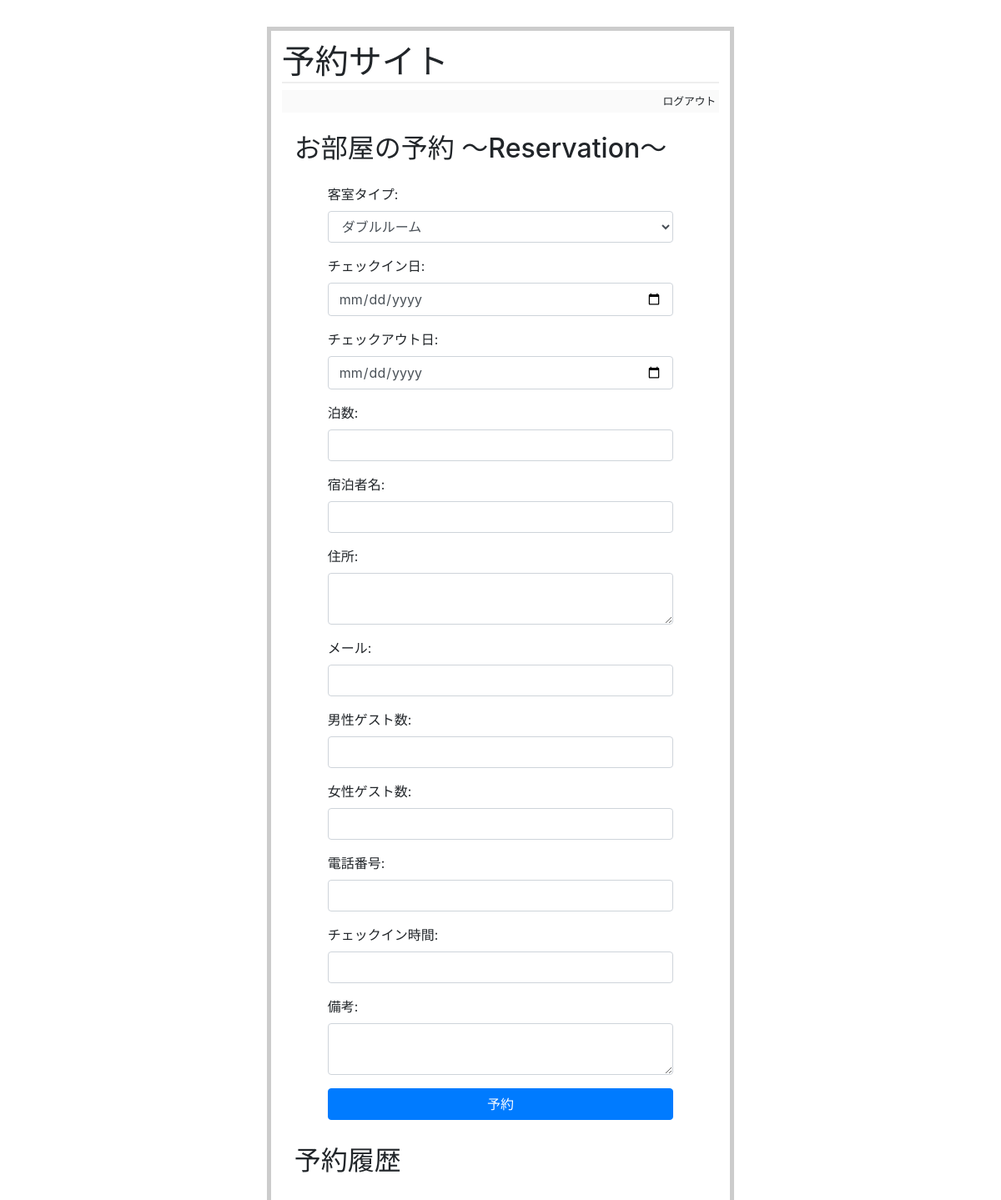
Page / (signed in) on the earlier database version.
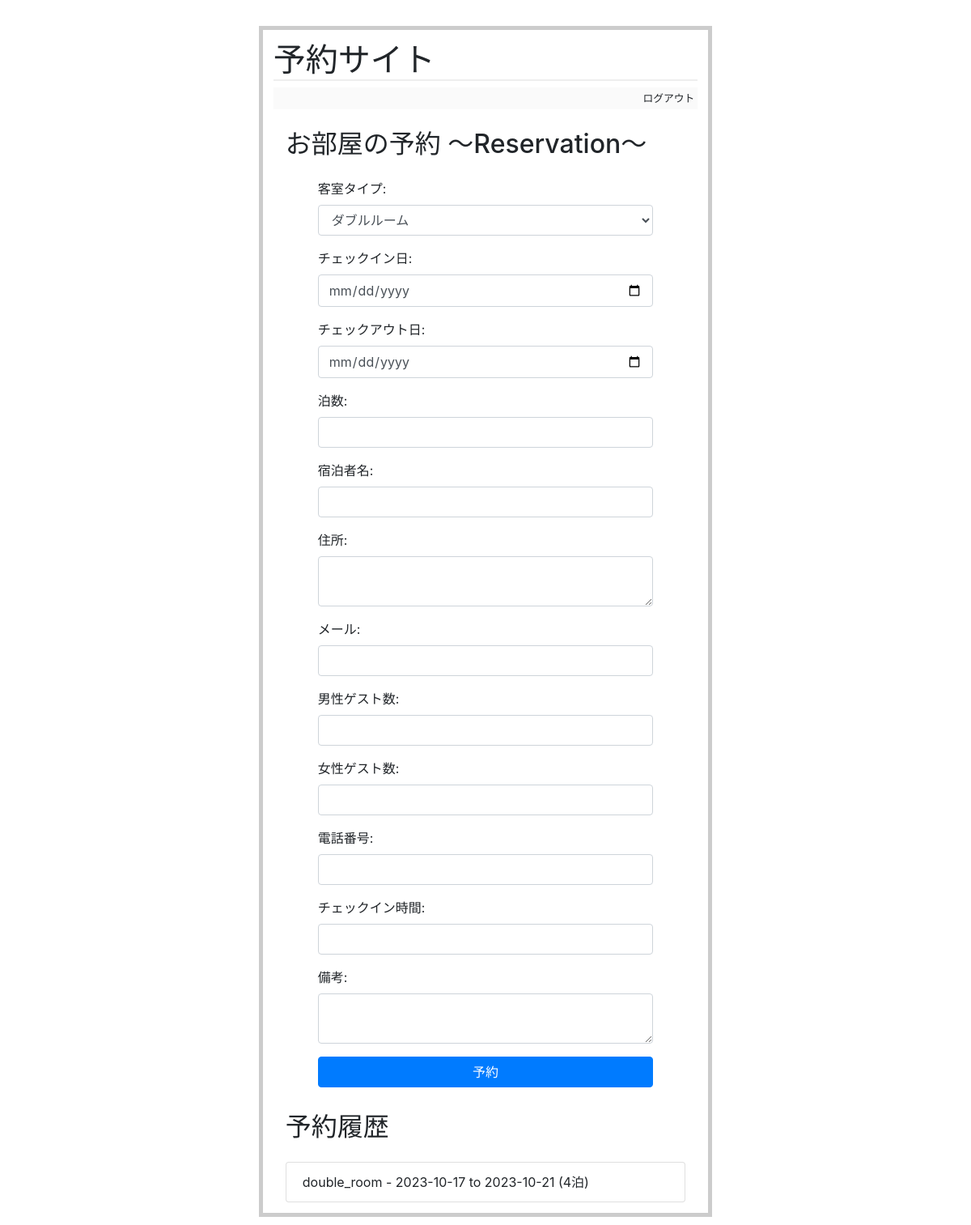
Same page on the later database version.
### db_config.py (models this page shows)
class BaseModel(Model):
    class Meta:
        database = database

class Reservation(BaseModel):
    id = AutoField()
    user = ForeignKeyField(User, backref='reservations')
    guest_name = CharField()
    address = TextField()
    email = CharField()
    male_guests = IntegerField()
    female_guests = IntegerField()
    phone_number = CharField()
    room_type = CharField(default='Double Room')
    check_in_date = DateField()
    check_out_date = DateField()
    number_of_stays = IntegerField()
    check_in_time = CharField()
    remarks = TextField()
    pub_date = DateTimeField()

### app.py (the view, shortened to what this page needs)
@app.route("/", methods=["GET", "POST"])
def index():
    reservations = (
        Reservation.select()
        .where(Reservation.user == current_user)
        .order_by(Reservation.check_in_date.desc())
    )
    return render_template("index.html", reservations=reservations)

### app.py (called while the page is built)
@login_manager.user_loader
def load_user(user_id):
    return User.get(id=int(user_id))

### db_config.py (called while the page is built)
    @property
    def is_authenticated(self):
        return True  # Or your appropriate logic here

### templates/index.html
{% extends "base.html" %}
{% block content %}
<link rel="stylesheet" href="https://maxcdn.bootstrapcdn.com/bootstrap/4.0.0/css/bootstrap.min.css">
<div class="container">
    {% if current_user.is_authenticated %}
    <h2 class="my-4">お部屋の予約 〜Reservation〜</h2>
    <form action="{{ url_for('index') }}" method="post">
        <div class="form-group">
            <label for="room_type">客室タイプ:</label>
            <select name="room_type" id="room_type" class="form-control">
                <option value="double_room">ダブルルーム</option>
            </select>
        </div>
        <div class="form-group">
            <label for="check_in_date">チェックイン日:</label>
            <input type="date" name="check_in_date" id="check_in_date" class="form-control" required>
        </div>
        <div class="form-group">
            <label for="check_out_date">チェックアウト日:</label>
            <input type="date" name="check_out_date" id="check_out_date" class="form-control" required>
        </div>
        <div class="form-group">
            <label for="number_of_stays">泊数:</label>
            <input type="number" name="number_of_stays" id="number_of_stays" class="form-control">
        </div>
        <div class="form-group">
            <label for="guest_name">宿泊者名:</label>
            <input type="text" name="guest_name" id="guest_name" class="form-control">
        </div>
        <div class="form-group">
            <label for="address">住所:</label>
            <textarea name="address" id="address" class="form-control"></textarea>
        </div>
        <div class="form-group">
            <label for="email">メール:</label>
            <input type="email" name="email" id="email" class="form-control">
        </div>
        <div class="form-group">
            <label for="male_guests">男性ゲスト数:</label>
            <input type="number" name="male_guests" id="male_guests" class="form-control">
        </div>
        <div class="form-group">
            <label for="female_guests">女性ゲスト数:</label>
            <input type="number" name="female_guests" id="female_guests" class="form-control">
        </div>
        <div class="form-group">
            <label for="phone_number">電話番号:</label>
            <input type="text" name="phone_number" id="phone_number" class="form-control">
        </div>
        <div class="form-group">
            <label for="check_in_time">チェックイン時間:</label>
            <input type="text" name="check_in_time" id="check_in_time" class="form-control">
        </div>
        <div class="form-group">
            <label for="remarks">備考:</label>
            <textarea name="remarks" id="remarks" class="form-control"></textarea>
        </div>
        <div class="form-group">
            <input type="submit" value="予約" class="btn btn-primary">
        </div>
    </form>
    <h2 class="my-4">予約履歴</h2>
    <ul class="list-group">
        {% for reservation in reservations %}
        <li class="list-group-item">
            {{ reservation.room_type }} - {{ reservation.check_in_date }} to {{ reservation.check_out_date }} ({{
            reservation.number_of_stays }}泊)
        </li>
        {% endfor %}
    </ul>
    {% endif %}
</div>
{% endblock %}

### templates/base.html (shortened to what this page needs)
<!doctype html>
<html lang="ja">
<head>
    <link rel=stylesheet type=text/css href="{{ url_for('static', filename='style.css') }}">
</head>
<body>
    <div class="page">
        <h1><a href="{{ url_for('index') }}">予約サイト</a></h1>
        <div class=metanav>
            {% if not current_user.is_authenticated %}
            <a href="{{ url_for('login') }}">ログイン</a>
            <a href="{{ url_for('register') }}">登録</a>
            {% else %}
            <a href="{{ url_for('logout') }}">ログアウト</a>
            {% endif %}
        </div>
        {% block content %}{% endblock %}
    </div>
</body>
</html>

### static/style.css (style rules this page uses)
body { font-family: sans-serif; background: #eee; }
a:link, a:visited { color: unset; text-decoration: none; }
a, h1, h2 { color: #377BA8; }
h1, h2 { font-family: 'Georgia', serif; margin: 0; }
h1 { border-bottom: 2px solid #eee; }
h2 { font-size: 1.2em; }
.page { margin: 2em auto; width: 35em; border: 5px solid #ccc; padding: 0.8em; background: white; }
.page form { padding-inline-start: 40px; padding-inline-end: 40px; margin-bottom: 30px; }
.page form * :not(button) { width: 100%; }
.page ul { list-style-type: none; }
.page li { clear: both; }
.metanav { text-align: right; font-size: 0.8em; padding: 0.3em; margin-bottom: 1em; background: #fafafa; }

Differences in the rows shown:
added Reservation: room_type "double_room", check_in_date "2023-10-17", check_out_date "2023-10-21", number_of_stays "4"
